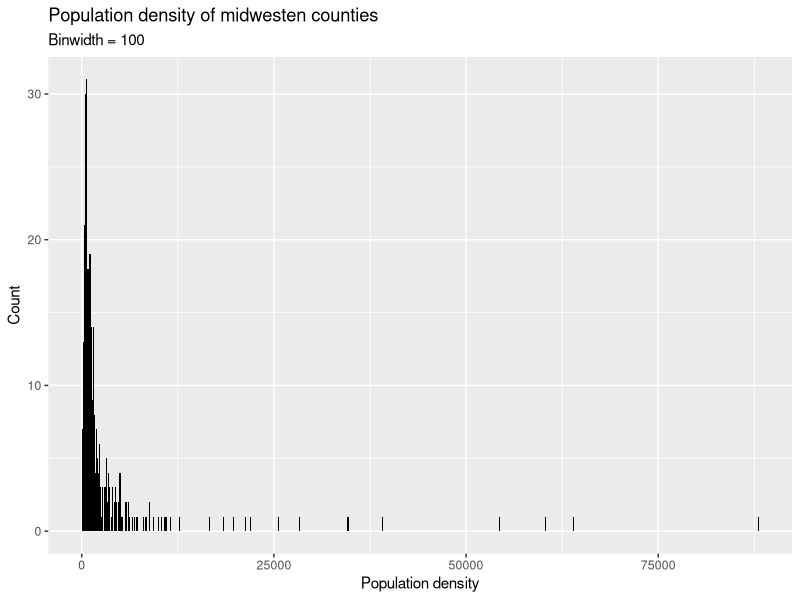
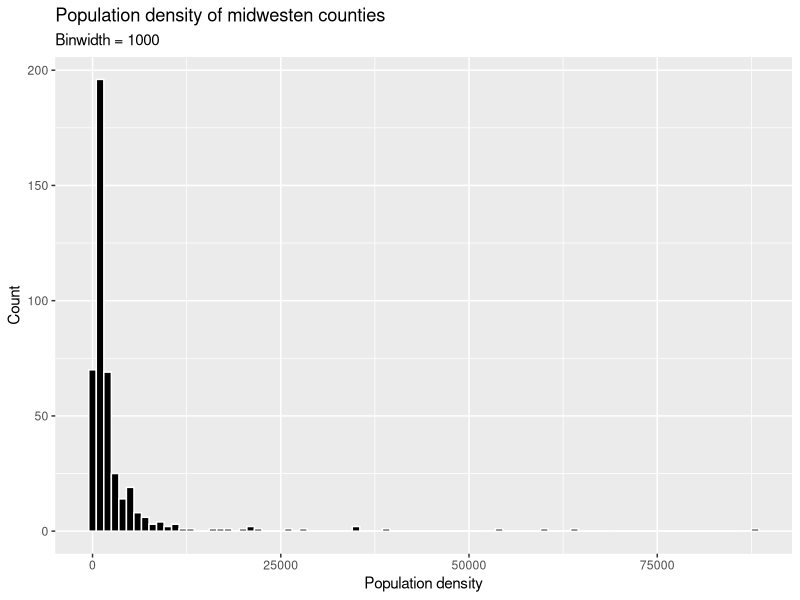
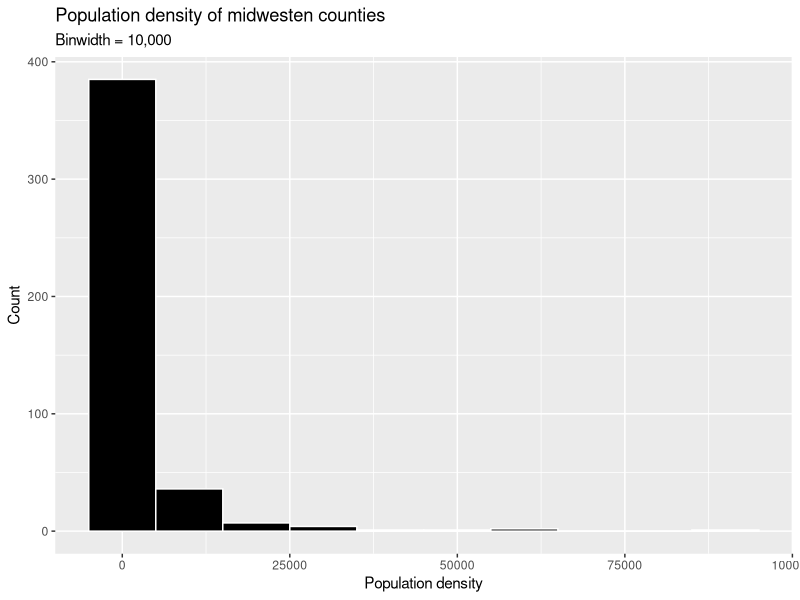
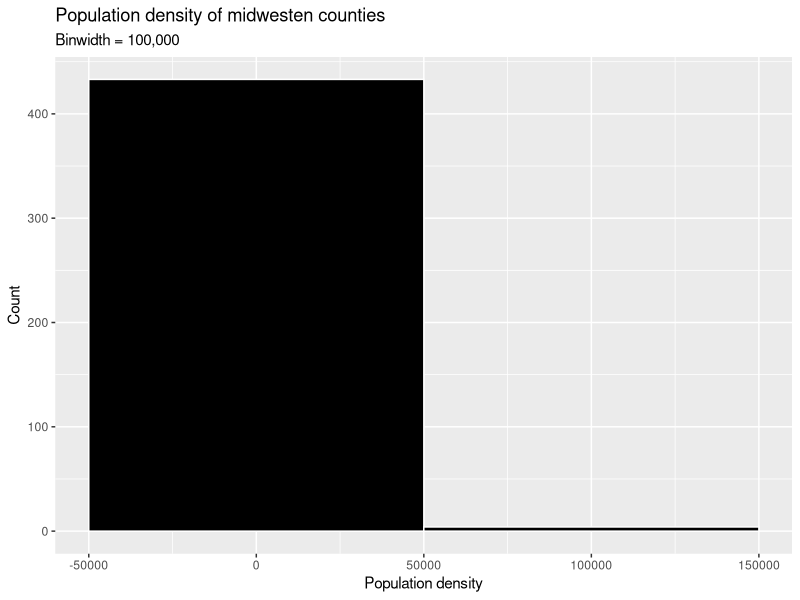

R code for these plots, in order:
## ---- chunk 1


library(tidyverse)
midwest

## ---- chunk 2

ggplot(midwest, aes(x = popdensity)) +
  geom_histogram(binwidth = 100, fill= "black") +
  labs(
    x = "Population density",
    y = "Count",
    title = "Population density of midwesten counties",
    subtitle = "Binwidth = 100"
  )
        
## ---- chunk 3

ggplot(midwest, aes(x = popdensity)) +
  geom_histogram(binwidth = 1000, fill= "black", colour= "white") +
  labs(
    x = "Population density",
    y = "Count",
    title = "Population density of midwesten counties",
    subtitle = "Binwidth = 1000"
  )
        
## ---- chunk 4


ggplot(midwest, aes(x = popdensity)) +
  geom_histogram(binwidth = 10000,fill= "black", colour= "white") +
  labs(
    x = "Population density",
    y = "Count",
    title = "Population density of midwesten counties",
    subtitle = "Binwidth = 10,000"
  )
        
## ---- chunk 5


ggplot(midwest, aes(x = popdensity)) +
  geom_histogram(binwidth = 100000,fill= "black", colour= "white") +
  labs(
    x = "Population density",
    y = "Count",
    title = "Population density of midwesten counties",
    subtitle = "Binwidth = 100,000"
  )
        
